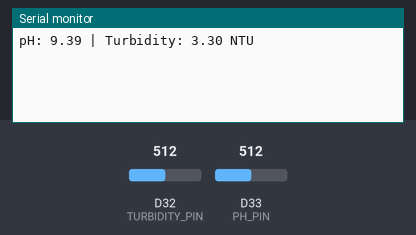
A sketch run on a simulated Arduino Due. Shown: the last lines printed to the serial monitor. The test bench sets the inputs (shaded band); at power-on: D32 (TURBIDITY_PIN) = 512, D33 (PH_PIN) = 512 (analog values on the 0–1023 scale).

Above: at 1.2 s.
1.3 s: D32 (TURBIDITY_PIN) set to 716
At 2.4 s:
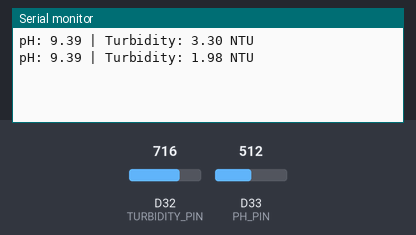
2.8 s: D33 (PH_PIN) set to 716
At 4.2 s:
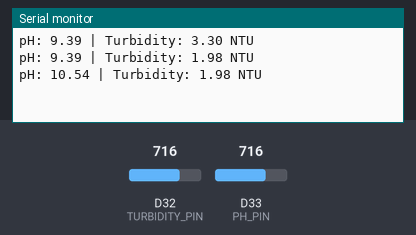
4.3 s: D32 (TURBIDITY_PIN) set to 900
5.8 s: D33 (PH_PIN) set to 900
At 6.6 s:
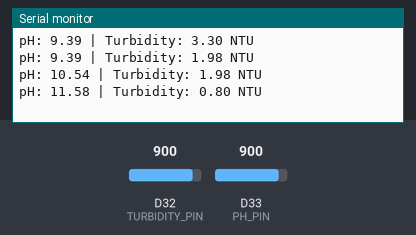
Timing chart, 0 to 8.3 s (numbered marks = the images above; inputs shaded):
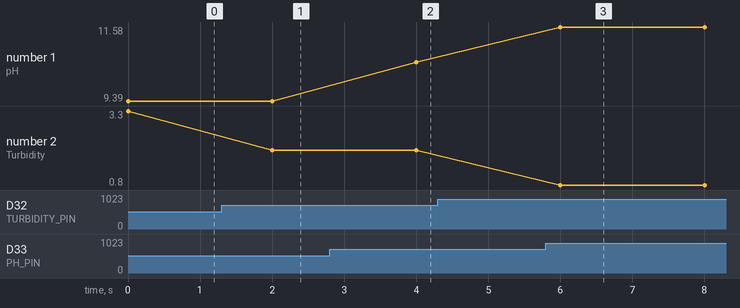

The sketch:

ph-turbidity.ino
```cpp
#define PH_PIN 33
#define TURBIDITY_PIN 32

const float ADC_REFERENCE = 3.3;
const float ADC_STEPS = 4095.0;
const float PH_SLOPE = 1.75;
const float PH_OFFSET = 6.5;
const unsigned long READ_DELAY_MS = 2000;

float readVoltage(int pin) {
    return analogRead(pin) * ADC_REFERENCE / ADC_STEPS;
}

float readPh() {
    return constrain(readVoltage(PH_PIN) * PH_SLOPE + PH_OFFSET, 0.0f, 14.0f);
}

float readTurbidity() {
    return max((ADC_REFERENCE - readVoltage(TURBIDITY_PIN)) * 2.0f, 0.0f);
}

void setup() {
    Serial.begin(115200);
    analogReadResolution(12);
}

void loop() {
    Serial.print("pH: ");
    Serial.print(readPh(), 2);
    Serial.print(" | Turbidity: ");
    Serial.print(readTurbidity(), 2);
    Serial.println(" NTU");

    delay(READ_DELAY_MS);
}
```

Measured:
- after the input at 1.3 s, the serial monitor: prints a new line after 0.70 s (image 1)
- after the input at 2.8 s, the serial monitor: prints a new line after 1.2 s (image 2)
- after the input at 5.8 s, the serial monitor: prints a new line after 0.20 s (image 3)
- plotted number 1: 9.39 → 10.54 after the input at 2.8 s, 10.54 → 11.58 after the input at 5.8 s
- plotted number 2: 3.3 → 1.98 after the input at 1.3 s
